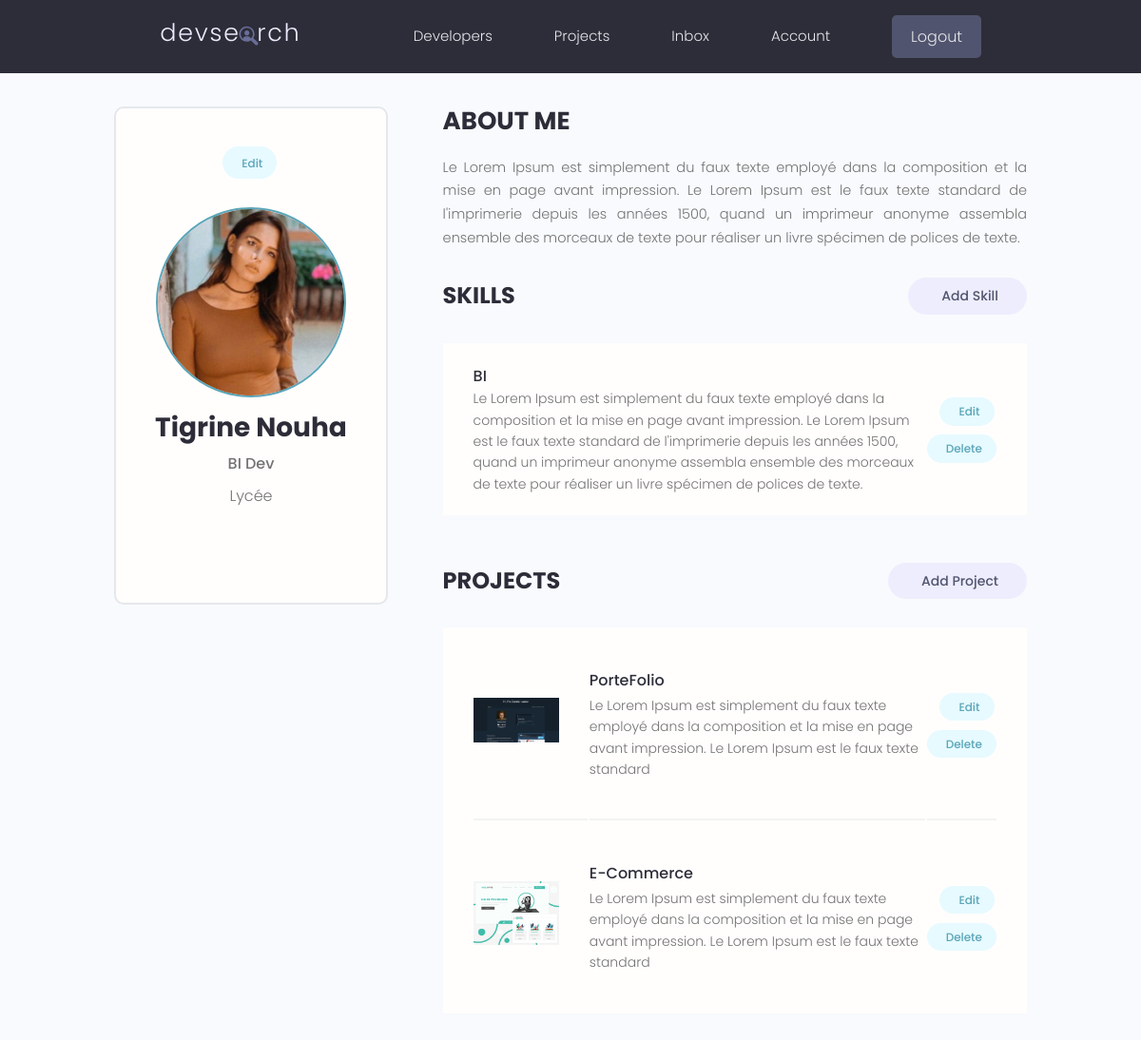
/account/ (signed in), run on the app's committed database.
### users/models.py (models this page shows, shortened)
class Profile(models.Model):
    user = models.OneToOneField(
        User, on_delete=models.CASCADE, null=True, blank=True)
    name = models.CharField(max_length=200, blank=True, null=True)
    email = models.EmailField(max_length=500, blank=True, null=True)
    username = models.CharField(max_length=200, blank=True, null=True)
    location = models.CharField(max_length=200, blank=True, null=True)
    short_intro = models.CharField(max_length=200, blank=True, null=True)
    bio = models.TextField(blank=True, null=True)
    profile_image = models.ImageField(
        null=True, blank=True, upload_to='profiles/', default="profiles/user-default.png")
    social_github = models.CharField(max_length=200, blank=True, null=True)
    social_twitter = models.CharField(max_length=200, blank=True, null=True)
    social_linkedin = models.CharField(max_length=200, blank=True, null=True)
    social_youtube = models.CharField(max_length=200, blank=True, null=True)
    social_website = models.CharField(max_length=200, blank=True, null=True)
    created = models.DateTimeField(auto_now_add=True)
    id = models.UUIDField(default=uuid.uuid4, unique=True,
                          primary_key=True, editable=False)
    @property
    def imageURL(self):
        try:
            url = self.profile_image.url
        except:
            url = ''
        return url

class Skill(models.Model):
    owner = models.ForeignKey(
        Profile, on_delete=models.CASCADE, null=True, blank=True)
    name = models.CharField(max_length=200, blank=True, null=True)
    description = models.TextField(null=True, blank=True)
    created = models.DateTimeField(auto_now_add=True)
    id = models.UUIDField(default=uuid.uuid4, unique=True,
                          primary_key=True, editable=False)

### projects/models.py (models this page shows, shortened)
class Project(models.Model):
    owner = models.ForeignKey(
        Profile, null=True, blank=True, on_delete=models.CASCADE)
    title = models.CharField(max_length=200)
    description = models.TextField(null=True, blank=True)
    featured_image = models.ImageField(
        null=True, blank=True, default="default.jpg")
    demo_link = models.CharField(max_length=2000, null=True, blank=True)
    source_link = models.CharField(max_length=2000, null=True, blank=True)
    tags = models.ManyToManyField('Tag', blank=True)
    vote_total = models.IntegerField(default=0, null=True, blank=True)
    vote_ratio = models.IntegerField(default=0, null=True, blank=True)
    created = models.DateTimeField(auto_now_add=True)
    id = models.UUIDField(default=uuid.uuid4, unique=True,
                          primary_key=True, editable=False)
    class Meta:
        ordering = ['-vote_ratio','-vote_total','title']

### users/views.py (the view)
# urls.py: path('account/', views.userAccount, name="account"),
@login_required(login_url='login')
def userAccount(request):
    profile = request.user.profile
    skills = profile.skill_set.all()
    projects = profile.project_set.all()
    context = {'profile':profile, 'skills': skills,'projects':projects}
    return render(request,'users/account.html',context)

### users/templates/users/account.html (shortened to what this page needs)
{% extends 'main.html' %}
{% load static %}
{% block content %}
<main class="settingsPage profile my-md">
    <div class="container">
        <div class="layout">
            <div class="column column--1of3">
                <div class="card text-center">
                    <div class="card__body dev">
                        <a class="tag tag--pill tag--main settings__btn" href="{% url 'edit-account' %}"> Edit</a>
                        <img class="avatar avatar--xl dev__avatar" src="{{profile.imageURL}}" />
                        <h2 class="dev__name">{{profile.name}}</h2>
                        <p class="dev__title">{{profile.short_intro}}</p>
                        <p class="dev__location">{{profile.location}}</p>
                    </div>
                </div>
            </div>
            <div class="column column--2of3">
                <div class="devInfo">
                    <h3 class="devInfo__title">About Me</h3>
                    <p class="devInfo__about">{{profile.bio}}</p>
                </div>
                <div class="settings">
                    <h3 class="settings__title">Skills</h3>
                    <a class="tag tag--pill tag--sub settings__btn tag--lg" href="{% url 'create-skill' %}"> Add
                        Skill</a>
                </div>
                <table class="settings__table">
                    {% for skill in skills %}
                    <tr>
                        <td class="settings__tableInfo">
                            <h4>{{skill.name}}</h4>
                            <p>{{skill.description}}</p>
                        </td>
                        <td class="settings__tableActions">
                            <a class="tag tag--pill tag--main settings__btn" href="{% url 'update-skill' skill.id %}">
                                Edit</a>
                            <a class="tag tag--pill tag--main settings__btn" href="{% url 'delete-skill' skill.id %}?next=/account">
                                Delete</a>
                        </td>
                    </tr>
                    {% endfor %}
                </table>
                <div class="settings">
                    <h3 class="settings__title">Projects</h3>
                    <a class="tag tag--pill tag--sub settings__btn tag--lg" href="{% url 'create-project' %}"> Add
                        Project</a>
                </div>
                <table class="settings__table">
                    {% for project in projects %}
                        <tr>
                            <td class="settings__thumbnail">
                                <a href="{% url 'project' project.id %}"><img src="{{project.featured_image.url}}" alt="Project Thumbnail" /></a>
                            </td>
                            <td class="settings__tableInfo">
                                <a href="{% url 'project' project.id %}">{{project.title}}</a>
                                <p>{{project.description|slice:"150"}}</p>
                            </td>
                            <td class="settings__tableActions">
                                <a class="tag tag--pill tag--main settings__btn" href="{% url 'update-project' project.id %}">
                                    Edit</a>
                                <a class="tag tag--pill tag--main settings__btn" href="{% url 'delete-project' project.id %}">
                                    Delete</a>
                            </td>
                        </tr>
                    {% endfor %}
                </table>
            </div>
        </div>
    </div>
</main>
{% endblock content %}

### static/styles/app.css (style rules this page uses)
:root { --color-sub: #2d2d39; }
.card { border: 2px solid var(--color-light); }
img { width: 100%; }
.profile .card > .dev { padding: 4rem; }
.dev__avatar { display: block; margin: auto; }
.dev__name { color: var(--color-sub); font-size: 2.8rem; font-weight: 700; margin-top: 1rem; margin-bottom: 0.5rem; }
.dev__title { font-size: 1.6rem; font-weight: 500; line-height: 1.3; }
.dev__location { margin-top: 1rem; }
.devInfo { margin-bottom: 3rem; }
.devInfo__title, .devInfo__subtitle { font-size: 2.6rem; color: var(--color-sub); text-transform: uppercase; font-weight: 700; margin-bottom: 1.5rem; }
.devInfo__about, .devSkill__info { font-size: 1.45rem; line-height: 1.7; text-align: justify; }
.settingsPage .dev > .settings__btn { display: inline-block; margin-bottom: 3rem; }
.settings { display: flex; justify-content: space-between; align-items: center; }
.settings__title { font-size: 2.4rem; text-transform: uppercase; font-weight: 700; color: var(--color-sub); }
.settings__table { margin-top: 3rem; margin-bottom: 5rem; padding: 0 3rem; background: var(--color-white); }
.settings__table tr { width: 100%; }
.settings__table tr > td { padding: 2rem 0; }
.settings__table tr:not(:last-child) td { border-bottom: 2px solid var(--color-white-light); }
.settings__thumbnail { width: 23%; min-width: 10rem; }
.settings__thumbnail img { padding-right: 3rem; height: 15rem; object-fit: contain; }
.settings__tableInfo { width: 100%; }
.settings__tableInfo h4, .settings__tableInfo a { padding-right: 1rem; width: auto; font-size: 1.6rem; font-weight: 500; color: var(--color-sub); }
.settings__tableInfo p { font-size: 1.4rem; }
.settings__tableActions { text-align: right; }

### static/uikit/styles/modules/_variables.css (style rules this page uses)
:root { --color-main: #5aa5b9; --color-main-light: #e6faff; --color-sub: #3f4156; --color-sub-light: #51546e; --color-sub-lighter: #ededfd; --color-text: #737373; --color-gray: #8b8b8b; --color-light: #e5e7eb; --color-light-gray: #767676; --color-bg: #f8fafd; --color-white: #fffefd; --color-white-light: #f3f3f3; --color-success: #359e64; --color-success-bg: #def8e8; --color-error: #fc4b0b; --color-error-bg: #fff2ee; --font-base: 'Poppins', arial, helvetica, 'Segoe UI', roboto, ubuntu, sans-serif; --font-monospace: 'Fira Code', 'Courier New', courier, monospace; --font-regular: 300; --font-medium: 500; --font-bold: 700; --generic-shadow: 1px 1px 5px #00000010; --generic-transition: all 0.3s ease-in-out; }

### static/uikit/styles/modules/_base.css (style rules this page uses)
* { margin: 0; padding: 0; box-sizing: border-box; text-rendering: optimizeLegibility; color: inherit; font-size: inherit; }
html { font-size: 50%; }
@media only screen and (min-width: 480px) { html { font-size: 56.25%; } }
@media only screen and (min-width: 1200px) { html { font-size: 62.5%; } }
body { line-height: 1.6; font-weight: 400; font-size: 1.5rem; color: var(--color-text); background-color: var(--color-bg); min-height: 100vh; }

### static/uikit/styles/modules/_typography.css (style rules this page uses)
* { font-family: var(--font-base); }
h2 { font-size: 3.6rem; font-weight: var(--font-bold); }
h3 { font-size: 3.2rem; font-weight: var(--font-medium); }
h4 { font-size: 2.8rem; font-weight: var(--font-medium); }
p, span, strong { font-size: 1.6rem; color: var(--color-text); font-weight: var(--font-regular); }
a { padding-bottom: 2px; text-decoration: none; display: inline-block; color: var(--color-main); font-weight: var(--font-medium); }

### static/uikit/styles/modules/_utilities.css (style rules this page uses)
.container { width: 92%; max-width: 165rem; margin: 0 auto; box-sizing: border-box; }
@media screen and (min-width: 1000px) { .container { width: 90%; } }
@media screen and (min-width: 1200px) { .container { width: 80%; } }
.text-center { text-align: center; }
.my-md { margin: 3rem auto; }

### static/uikit/styles/modules/_avatar.css (style rules this page uses)
.avatar { border-radius: 50%; border: 2px solid var(--color-main); object-fit: cover; }
.avatar--xl { height: 20rem; width: 20rem; }

### static/uikit/styles/modules/_card.css (style rules this page uses)
.card { border-radius: 1rem; background-color: var(--color-white); border: 1.5px solid var(--color-light); width: auto; height: auto; margin-top: 0.5rem; margin-bottom: 0.5rem; overflow: hidden; }
.card__body, .card__header { padding: 2rem 2.5rem; }

### static/uikit/styles/modules/_layout.css (style rules this page uses)
.layout { display: flex; flex-flow: row wrap; justify-content: space-between; }
.layout > .column { margin-bottom: 3rem; }
.layout > .column.column--1of3 { flex-basis: 30%; }
.layout > .column.column--2of3 { flex-basis: 64%; }

### data on the page
Profile: imageURL (picture), name "Tigrine Nouha", short_intro "BI Dev", location "Lycée", bio "Le Lorem Ipsum est simplement du faux texte employé dans la composition et la mise en page avant impression. Le Lorem Ipsum est le faux texte standard de l'imprimerie depuis les années 1500, quand un imprimeur anonyme assembla ensemble des morceaux de texte pour réaliser un livre spécimen de polices de texte."
Skill: name "BI", description "Le Lorem Ipsum est simplement du faux texte employé dans la composition et la mise en page avant impression. Le Lorem Ipsum est le faux texte standard de l'imprimerie depuis les années 1500, quand un imprimeur anonyme assembla ensemble des morceaux de texte pour réaliser un livre spécimen de polices de texte."
Project: featured_image (picture), title "PorteFolio", description "Le Lorem Ipsum est simplement du faux texte employé dans la composition et la mise en page avant impression. Le Lorem Ipsum est le faux texte standard"
Project: featured_image (picture), title "E-Commerce", description "Le Lorem Ipsum est simplement du faux texte employé dans la composition et la mise en page avant impression. Le Lorem Ipsum est le faux texte standard"
